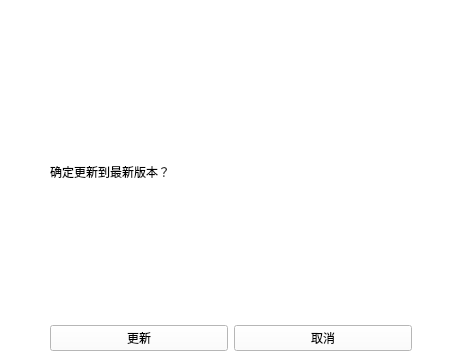
<?xml version="1.0" encoding="UTF-8"?>
<ui version="4.0">
 <class>Quedinggengxin</class>
 <widget class="QWidget" name="Quedinggengxin">
  <property name="geometry">
   <rect>
    <x>0</x>
    <y>0</y>
    <width>462</width>
    <height>362</height>
   </rect>
  </property>
  <property name="windowTitle">
   <string>Form</string>
  </property>
  <property name="styleSheet">
   <string notr="true">background-color: rgb(255, 255, 255);</string>
  </property>
  <layout class="QVBoxLayout" name="verticalLayout">
   <property name="leftMargin">
    <number>50</number>
   </property>
   <property name="rightMargin">
    <number>50</number>
   </property>
   <item>
    <widget class="QLabel" name="label">
     <property name="text">
      <string>

确定更新到最新版本？
</string>
     </property>
    </widget>
   </item>
   <item>
    <layout class="QHBoxLayout" name="horizontalLayout">
     <item>
      <widget class="QPushButton" name="update">
       <property name="text">
        <string>更新</string>
       </property>
      </widget>
     </item>
     <item>
      <widget class="QPushButton" name="cancle">
       <property name="text">
        <string>取消</string>
       </property>
      </widget>
     </item>
    </layout>
   </item>
  </layout>
 </widget>
 <resources/>
 <connections/>
</ui>
